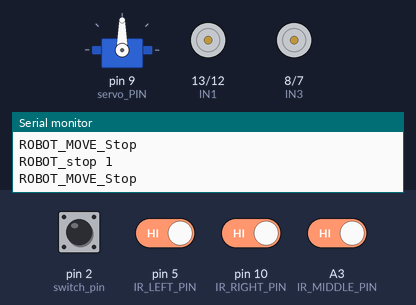
Bench run of a sketch on a simulated Arduino Uno, built with avr-gcc and run on an emulated ATmega328P. On the bench: servo, motor-driver pin pairs drawn as motors (green arrow = first pin HIGH = forward, orange = second pin HIGH = backward, longer = more drive, scaled by the enable pin), the last lines printed to the serial monitor. Inputs (shaded band) come from the test bench; at power-on: A3 (IR_MIDDLE_PIN), pin 2 (switch_pin), pin 5 (IR_LEFT_PIN), pin 10 (IR_RIGHT_PIN) HIGH.

Above: at 1.2 s.
1.3 s: pin 5 (IR_LEFT_PIN) driven LOW
At 1.57 s:
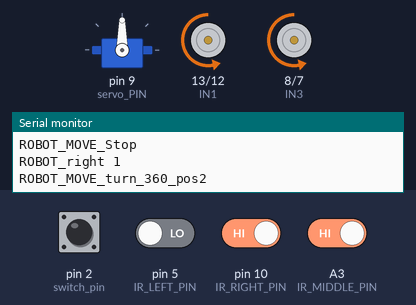
4.3 s: pin 10 (IR_RIGHT_PIN) driven LOW
At 5.1 s:
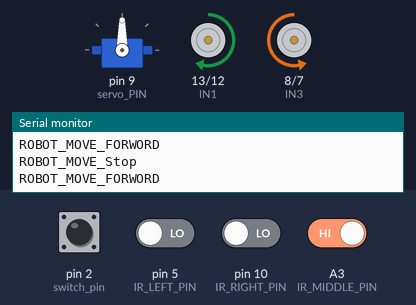
6.2 s: A3 (IR_MIDDLE_PIN) driven LOW
9.2 s: pin 5 (IR_LEFT_PIN) driven HIGH
At 9.5 s:
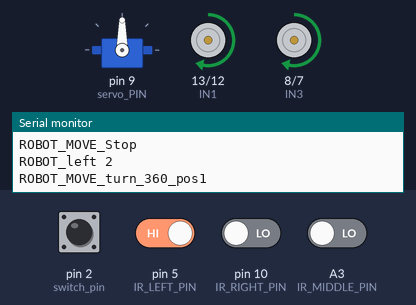
12.2 s: pin 5 (IR_LEFT_PIN) driven LOW
At 12.46 s:
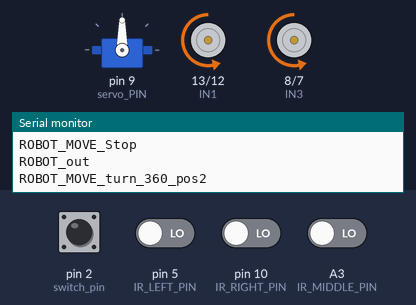
15.2 s: A3 (IR_MIDDLE_PIN) driven HIGH
At 16.0 s:
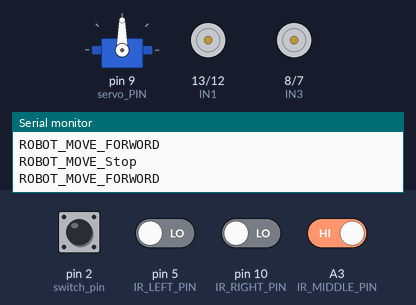
Timing chart, 0 to 19.2 s (numbered marks = the images above; inputs shaded):
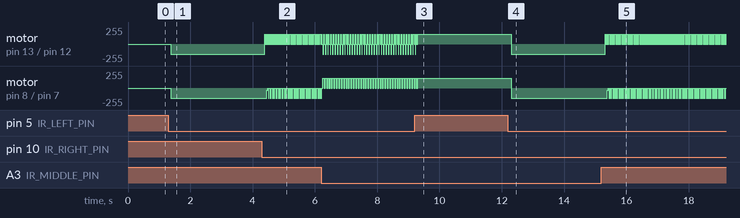

The sketch:

RC_ITI_First_Project.ino
```cpp
/*
 * 	RC_ITI_First_Project
 *	Purpose: WELCOME PROJECT
 *  Created on: July 08, 2023
 *  Author: Mohamed Samir
 */

#include "MOD1.h"
#include"MOD2.h"
#include"MOD3.h"
#include"MOD4.h"
#define switch_pin 2
#define MOD1_SW 0
#define MOD2_SW 1
#define MOD3_SW 2
#define MOD4_SW 3
volatile bool toggleswitch = false;
volatile unit8 MODE_SW=0;
void check_sw(void)
{
  if(digitalRead(switch_pin)==0)
  {
    if(MODE_SW==2)
    {
      MODE_SW=0;
    }
    else
    {
      MODE_SW+=1;

    }
  }
    return;
}

void setup() {
  Serial.begin(9600);
  APP1.MOD1_TASK_Init();
  APP2.MOD2_TASK_Init();
  APP3.MOD3_TASK_Init();
  APP4.MOD4_TASK_Init();
  pinMode(switch_pin, INPUT_PULLUP);
  attachInterrupt(digitalPinToInterrupt(2), check_sw, FALLING);
}

void loop() {
  /*
  switch(MODE_SW)
  {
    case MOD1_SW :APP1.MOD1_TASK_Bluetooth_control();Serial.println("mod1");;break;
    case MOD2_SW :APP2.MOD2_avoiding_obstacles();Serial.println("mod2");;break;
    case MOD3_SW :APP3.MOD3_LINE_FOLLOWER();Serial.println("mod3");;break;
    case MOD4_SW :APP4.MOD4_Maze_Solving();Serial.println("mod4");;break;
    default :{Serial.println("ERROR");break;}
  }
  */
  APP3.MOD3_LINE_FOLLOWER();
}
```

IR_sensor.cpp
```cpp
#include "IR_sensor.h"

IR_CLASS::IR_CLASS()
{

}
void IR_CLASS::IR_Init(void)
{
  pinMode(IR_RIGHT_PIN, INPUT);
  pinMode(IR_MIDDLE_PIN, INPUT);
  pinMode(IR_LEFT_PIN, INPUT);
}
ERROR_STATUS IR_CLASS::IR_RIGHT (unit8 *u8_color)
{
  unit8 u8_Ret=E_OK;
  *u8_color=digitalRead(IR_RIGHT_PIN);
  if(*u8_color>1)
  {
    *u8_color=0;
    u8_Ret=E_NOT_OK;
  }
  return u8_Ret;
}
ERROR_STATUS IR_CLASS::IR_MIDDLE (unit8 *u8_color)
{
  unit8 u8_Ret=E_OK;
  *u8_color=digitalRead(IR_MIDDLE_PIN);
  if(*u8_color>1)
  {
    *u8_color=0;
    u8_Ret=E_NOT_OK;
  }
  return u8_Ret;
}

ERROR_STATUS IR_CLASS::IR_LEFT (unit8 *u8_color)
{
  unit8 u8_Ret=E_OK;
  *u8_color=digitalRead(IR_LEFT_PIN);
  if(*u8_color>1)
  {
    *u8_color=0;
    u8_Ret=E_NOT_OK;
  }
  return u8_Ret;
}

IR_CLASS sensor2=IR_CLASS();
```

IR_sensor.h
```cpp
#ifndef ir_sensor_h
#define ir_sensor_h
#include "STD.h"
#include "Arduino.h"
/********************************** ULTRASONIC PIN **********************************/
#define IR_RIGHT_PIN PIN10
#define IR_LEFT_PIN PIN5
#define IR_MIDDLE_PIN A3


class IR_CLASS{
  public:
    IR_CLASS();
    void IR_Init(void);
    ERROR_STATUS IR_RIGHT (unit8 *u8_color);
    ERROR_STATUS IR_MIDDLE (unit8 *u8_color);
    ERROR_STATUS IR_LEFT (unit8 *u8_color);


};

extern IR_CLASS sensor2;

#endif
```

MOD1.cpp
```cpp
#include "MOD1.h"
SoftwareSerial TEXT_BT(TX_APP1, RX_APP1);  //Tx-3 Rx-4 bt(3,4);
unit8 u8_Bluetooth_text;
MOD1_CLASS::MOD1_CLASS() {
}
void MOD1_CLASS::MOD1_TASK_Init(void) {
  pinMode(TX_APP1, INPUT);
  pinMode(RX_APP1, OUTPUT);
  TEXT_BT.begin(9600);
  MOTOR.ROBOT_MOVE_Init();
  MOTOR.ROBOT_MOVE_Stop();
}

ERROR_STATUS MOD1_CLASS::MOD1_TASK_Bluetooth_control(void) {
  unit8 u8_Ret=E_OK;
  if (TEXT_BT.available())
    {
      //Serial.println(TEXT_BT.read());
      u8_Bluetooth_text=TEXT_BT.read();
      switch(u8_Bluetooth_text)
      {
        case FOREWORD_RC :MOTOR.ROBOT_MOVE_FORWORD(MOTOR_SPEED_MAX_MOD1);break;
        case BACKWORD_RC :MOTOR.ROBOT_MOVE_Backword(MOTOR_SPEED_MAX_MOD1);break;
        case RIGHT_RC :MOTOR.ROBOT_MOVE_Right(MOTOR_SPEED_right_MOD1);break;
        case LEFT_RC :MOTOR.ROBOT_MOVE_Left(MOTOR_SPEED_MIN_MOD1);break;
        case FOREWORD_RIGHT_RC :MOTOR.ROBOT_MOVE_ANGLE_FORWORD(MOTOR_SPEED_MIN_MOD1,MOTOR_SPEED_MAX_MOD1);break;//a-left
        case FOREWORD_LEFT_RC :MOTOR.ROBOT_MOVE_ANGLE_FORWORD(MOTOR_SPEED_MAX_MOD1,MOTOR_SPEED_MIN_MOD1);break;
        case BACKWORD_RIGHT_RC :MOTOR.ROBOT_MOVE_ANGLE_Backword(MOTOR_SPEED_MIN_MOD1,MOTOR_SPEED_MAX_MOD1);break;
        case BACKWORD_LEFT_RC :MOTOR.ROBOT_MOVE_ANGLE_Backword(MOTOR_SPEED_MAX_MOD1,MOTOR_SPEED_MIN_MOD1);break;
        case STOP_RC:MOTOR.ROBOT_MOVE_Stop();break;
        default :{Serial.println("this masg not handling");u8_Ret=E_NOT_OK;break;}
      }
    }
    else
    {
      //Serial.println("Bluetooth Not connected");
      u8_Ret=E_NOT_OK;
    }
    return u8_Ret;
}

MOD1_CLASS APP1 = MOD1_CLASS();
```

MOD1.h
```cpp
#ifndef MOD1_h
#define MOD1_h
#include"ROBOT_MOVE.h"
#include<SoftwareSerial.h>
/********************************** RX/TX PIN **********************************/
#define RX_APP1 		PIN3
#define TX_APP1 		PIN4
/********************************** BLUETOOTH MSG **********************************/
#define FOREWORD_RC 70
#define BACKWORD_RC 66
#define RIGHT_RC 82
#define LEFT_RC 76
#define FOREWORD_RIGHT_RC 73
#define FOREWORD_LEFT_RC 71
#define BACKWORD_RIGHT_RC 74
#define BACKWORD_LEFT_RC 72
#define STOP_RC 83
/********************************** MOTOR SPEED **********************************/
#define MOTOR_SPEED_MAX_MOD1 200
#define MOTOR_SPEED_MIN_MOD1 80
#define MOTOR_SPEED_right_MOD1 250


class MOD1_CLASS{
  public:
    MOD1_CLASS();
    void MOD1_TASK_Init(void);
    ERROR_STATUS MOD1_TASK_Bluetooth_control(void);

};

extern MOD1_CLASS APP1;

#endif
```

MOD2.cpp
```cpp
#include"MOD2.h"
Servo myservo;

MOD2_CLASS::MOD2_CLASS()
{


}
void MOD2_CLASS::MOD2_TASK_Init(void)
{
  MOTOR.ROBOT_MOVE_Init();
  MOTOR.ROBOT_MOVE_Stop();
  sensor1.ULTRASONIC_Init();
  myservo.attach(servo_PIN);
  myservo.write(servo_forword_pos);
  u16_distance_forward=0;
  u16_distance_right=0;
  u16_distance_left=0;
}
ERROR_STATUS MOD2_CLASS::MOD2_avoiding_obstacles(void)
{
  unit8 u8_Ret=E_OK;
  MOD2_look_forword (&u16_distance_forward);
  delay(100);
  MOD2_look_forword (&u16_distance_forward);
  delay(100);
  MOD2_look_forword (&u16_distance_forward);
  delay(100);
  //Serial.print("u16_distance_forward: ");
  //Serial.println(u16_distance_forward);
  if(u16_distance_forward<=min_dis)
  {
    MOTOR.ROBOT_MOVE_Stop();
    delay(300);
    MOTOR.ROBOT_MOVE_Backword(MOTOR_SPEED_MAX_MOD2);
    delay(400);
    MOTOR.ROBOT_MOVE_Stop();
    delay(300);
    MOD2_look_right (&u16_distance_right);
    delay(800);
    //Serial.print("u16_distance_right: ");
    //Serial.println(u16_distance_right);
    MOD2_look_left (&u16_distance_left);
    delay(800);
    //Serial.print("u16_distance_left: ");
    //Serial.println(u16_distance_left);

    if (u16_distance_right >= u16_distance_left)
    {
        MOTOR.ROBOT_MOVE_Right(MOTOR_SPEED_MIN_MOD2);
        delay(1000);
        MOTOR.ROBOT_MOVE_Stop();
    }
    else
    { // Or else carry on
        MOTOR.ROBOT_MOVE_Left(MOTOR_SPEED_MIN_MOD2);
        delay(1000);
        MOTOR.ROBOT_MOVE_Stop();
    }
  }
  else
  {
    MOTOR.ROBOT_MOVE_FORWORD(MOTOR_SPEED_MAX_MOD2);
    delay(300);
    MOTOR.ROBOT_MOVE_Stop();
  }
  return u8_Ret;
}

ERROR_STATUS MOD2_CLASS::MOD2_look_forword (unit16 *u16_distance)
{
  unit8 u8_Ret=E_OK;
  myservo.write(servo_forword_pos);
  sensor1.ULTRASONIC_DISTANCE(u16_distance);
  return u8_Ret;
}
ERROR_STATUS MOD2_CLASS::MOD2_look_right (unit16 *u16_distance)
{
  unit8 u8_Ret=E_OK;
  myservo.write(servo_right_pos);
  sensor1.ULTRASONIC_DISTANCE(u16_distance);
  delay(500);
  myservo.write(servo_forword_pos);
  return u8_Ret;

}
ERROR_STATUS MOD2_CLASS::MOD2_look_left (unit16 *u16_distance)
{
  unit8 u8_Ret=E_OK;
  myservo.write(servo_left_pos);
  sensor1.ULTRASONIC_DISTANCE(u16_distance);
  delay(500);
  myservo.write(servo_forword_pos);
  return u8_Ret;
}

MOD2_CLASS APP2=MOD2_CLASS();
```

MOD2.h
```cpp
#ifndef MOD2_h
#define MOD2_h
#include <Servo.h>
#include "Ultrasonic.h"
#include"ROBOT_MOVE.h"
/********************************** SERVO PIN/pos **********************************/
#define servo_PIN 		PIN9
#define servo_forword_pos 		90
#define servo_left_pos 		180
#define servo_right_pos 		0
/********************************** ULTRASONIC Min distance **********************************/
#define min_dis 15 //15 cm
/********************************** MOTRO SPEED **********************************/
#define MOTOR_SPEED_MAX_MOD2 150
#define MOTOR_SPEED_MIN_MOD2 150
class MOD2_CLASS{
  public:
    MOD2_CLASS();
    void MOD2_TASK_Init(void);
    ERROR_STATUS MOD2_avoiding_obstacles(void);
    ERROR_STATUS MOD2_look_forword (unit16 *u16_distance);
    ERROR_STATUS MOD2_look_right (unit16 *u16_distance);
    ERROR_STATUS MOD2_look_left (unit16 *u16_distance);
  private:
    unit16 u16_distance_forward;
    unit16 u16_distance_right;
    unit16 u16_distance_left;


};

extern MOD2_CLASS APP2;

#endif
```

MOD3.cpp
```cpp
#include"MOD3.h"
#include "IR_sensor.h"
MOD3_CLASS::MOD3_CLASS()
{

}
void MOD3_CLASS::MOD3_TASK_Init(void)
{
  MOTOR.ROBOT_MOVE_Init();
  MOTOR.ROBOT_MOVE_Stop();
  sensor2.IR_Init();
  u8_ir_right=0;
  u8_ir_left=0;
  u8_ir_middle=0;
}

void MOD3_CLASS::MOD3_get_ir_value(void)
{
  sensor2.IR_RIGHT(&u8_ir_right);
  sensor2.IR_MIDDLE(&u8_ir_middle);
  sensor2.IR_LEFT(&u8_ir_left);
  /*
  Serial.print("IR_RIGHT_PIN : ");
  Serial.println(u8_ir_right);
  Serial.print("IR_MIDDLE_PIN : ");
  Serial.println(u8_ir_middle);
  Serial.print("IR_LEFT_PIN : ");
  Serial.println(u8_ir_left);
  */
}

ERROR_STATUS MOD3_CLASS::MOD3_LINE_FOLLOWER(void)
{
  MOD3_get_ir_value();
  if((u8_ir_right == 0)&&(u8_ir_middle == 1)&&(u8_ir_left == 0))
  {
    //Serial.println("ROBOT_forward 1");
    MOTOR.ROBOT_MOVE_FORWORD(MOTOR_SPEED);
    delay(5);
    MOTOR.ROBOT_MOVE_Stop();
    u8_ir_left_error=0;
    u8_ir_right_error=0;
    u8_ir_medal_error=1;
  }
  else
  {

  }
  //---------------------------------------------------------------
  //MOTOR.ROBOT_MOVE_Stop();
  MOD3_get_ir_value();
  if((u8_ir_right == 1)&&(u8_ir_middle == 1)&&(u8_ir_left == 0))
  {
    Serial.println("ROBOT_right 1");
    //MOTOR.ROBOT_MOVE_Right(255);
    MOTOR.ROBOT_MOVE_turn_360_pos2(MOTOR_SPEED);
    delay(200);
    MOTOR.ROBOT_MOVE_Stop();
    u8_ir_left_error=0;
    u8_ir_right_error=1;
    u8_ir_medal_error=0;
  }
  else
  {

  }
  //---------------------------------------------------------------
  //MOTOR.ROBOT_MOVE_Stop();
  MOD3_get_ir_value();
  if((u8_ir_right == 1)&&(u8_ir_middle == 0)&&(u8_ir_left == 0))
  {
    Serial.println("ROBOT_right 2");
    //MOTOR.ROBOT_MOVE_Right(255);
    MOTOR.ROBOT_MOVE_turn_360_pos2(MOTOR_SPEED);
    delay(200);
    MOTOR.ROBOT_MOVE_Stop();
    u8_ir_left_error=0;
    u8_ir_right_error=1;
    u8_ir_medal_error=0;
  }
  else
  {

  }
  //---------------------------------------------------------------
  //MOTOR.ROBOT_MOVE_Stop();
  MOD3_get_ir_value();
  if((u8_ir_right == 0)&&(u8_ir_middle == 1)&&(u8_ir_left == 1))//if Right Sensor is White and Left Sensor is Black then it will call turn Left function
  {
    //MOTOR.ROBOT_MOVE_Left(255);
    Serial.println("ROBOT_left 1");
    MOTOR.ROBOT_MOVE_turn_360_pos1(MOTOR_SPEED);
    delay(300);
    MOTOR.ROBOT_MOVE_Stop();
    u8_ir_left_error=1;
    u8_ir_right_error=0;
    u8_ir_medal_error=0;
  }
  else
  {

  }
  //MOTOR.ROBOT_MOVE_Stop();
  MOD3_get_ir_value();
  if((u8_ir_right == 0)&&(u8_ir_middle == 0)&&(u8_ir_left == 1))
  {
    //MOTOR.ROBOT_MOVE_Left(255);
    Serial.println("ROBOT_left 2");
    MOTOR.ROBOT_MOVE_turn_360_pos1(MOTOR_SPEED);
    delay(200);
    MOTOR.ROBOT_MOVE_Stop();
    u8_ir_left_error=1;
    u8_ir_right_error=0;
    u8_ir_medal_error=0;
  }
  else
  {

  }
  //---------------------------------------------------------------
  //MOTOR.ROBOT_MOVE_Stop();
  MOD3_get_ir_value();
  if((u8_ir_right == 1)&&(u8_ir_middle == 1)&&(u8_ir_left == 1))
  {
    Serial.println("ROBOT_stop 1");
    MOTOR.ROBOT_MOVE_Stop();
    u8_ir_left_error=0;
    u8_ir_right_error=0;
    u8_ir_medal_error=0;

  }
  else
  {

  }
  //---------------------------------------------------------------
 // MOTOR.ROBOT_MOVE_Stop();
  MOD3_get_ir_value();
  if((u8_ir_right == 0)&&(u8_ir_middle == 0)&&(u8_ir_left == 0))
  {

    Serial.println("ROBOT_out");
    if(u8_ir_left_error ==1)
    {
      MOTOR.ROBOT_MOVE_turn_360_pos2(MOTOR_SPEED);
      delay(300);
      MOTOR.ROBOT_MOVE_Stop();
    }
    else if(u8_ir_right_error ==1)
    {
      MOTOR.ROBOT_MOVE_turn_360_pos1(MOTOR_SPEED);
      delay(200);
      MOTOR.ROBOT_MOVE_Stop();
    }
    else if(u8_ir_medal_error==1)
    {
      MOTOR.ROBOT_MOVE_Backword(MOTOR_SPEED);
      delay(5);
      MOTOR.ROBOT_MOVE_turn_360_pos1(MOTOR_SPEED);
      delay(2);
      MOTOR.ROBOT_MOVE_Stop();
    }
    //MOTOR.ROBOT_MOVE_FORWORD(110);
    //delay(500);
  }
  else
  {

  }
  //MOTOR.ROBOT_MOVE_Stop();
}

MOD3_CLASS APP3=MOD3_CLASS ();
```

MOD3.h
```cpp
#ifndef MOD3_h
#define MOD3_h
#include"ROBOT_MOVE.h"

/********************************** MOTRO SPEED **********************************/
#define MOTOR_SPEED_MAX_MOD3 150
#define MOTOR_SPEED_MIN_MOD3 150
#define time_move 100
#define MOTOR_SPEED 150

class MOD3_CLASS{
  public:
    MOD3_CLASS();
    void MOD3_TASK_Init(void);
    ERROR_STATUS MOD3_LINE_FOLLOWER(void);
  private:
    void MOD3_get_ir_value(void);
    unit8 u8_ir_right;
    unit8 u8_ir_middle;
    unit8 u8_ir_left;
    unit8 u8_ir_left_error=0;
    unit8 u8_ir_right_error=0;
    unit8 u8_ir_medal_error=0;

};

extern MOD3_CLASS APP3;

#endif
```

MOD4.cpp
```cpp
#include"MOD4.h"
MOD4_CLASS::MOD4_CLASS()
{

}
void MOD4_CLASS::MOD4_TASK_Init(void)
{
  APP2.MOD2_TASK_Init();
  u16_distance_forward_mod4=0;
  u16_distance_right_mod4=0;
  u16_distance_left_mod4=0;
  u16_new_distance_forward_mod4=0;
  u16_new_distance_right_mod4=0;
  u16_new_distance_left_mod4=0;
  u16_old_distance_forward_mod4=0;
  u16_old_distance_right_mod4=0;
  u16_old_distance_left_mod4=0;
  u8_right_Wall_Follow=0;
  u8_left_Wall_Follow=0;
  u8_START=0;
}
ERROR_STATUS MOD4_CLASS::MOD4_Maze_Solving (void)
{
  unsigned char u8_Ret=E_OK;
  APP4.MOD4_SENSOR_UPDATE_VALUE();
  APP4.MOD4_WALL_DETECTION();

  if (u8_left_wall == 1 && u8_right_wall == 0 && u8_front_wall == 1 )
  {
    MOTOR.ROBOT_MOVE_Right(set_speed_Mod4);
  }
  if (u8_left_wall == 0 && u8_right_wall == 1 && u8_front_wall == 1 )
  {
    MOTOR.ROBOT_MOVE_Left(set_speed_Mod4);
  }
  if (u8_left_wall == 1 && u8_right_wall == 1 && u8_front_wall == 0 )
  {
    MOTOR.ROBOT_MOVE_FORWORD(set_speed_Mod4);
  }
  if ( u16_distance_left_mod4 == 0 || u16_distance_left_mod4 > 100 && u16_distance_right_mod4 == 0 || u16_distance_right_mod4 > 100 && u16_distance_forward_mod4 == 0 || u16_distance_forward_mod4 > 100 ) {

    MOTOR.ROBOT_MOVE_Stop();
  }
  return u8_Ret;
}

ERROR_STATUS MOD4_CLASS::MOD4_SENSOR_UPDATE_VALUE (void)
{

  unsigned char u8_Ret=E_OK;
  APP2.MOD2_look_right(&u16_new_distance_right_mod4);
  APP2.MOD2_look_left(&u16_new_distance_left_mod4);
  APP2.MOD2_look_forword(&u16_new_distance_forward_mod4);

  u16_distance_forward_mod4=(u16_new_distance_forward_mod4+u16_old_distance_forward_mod4)/2;
  u16_distance_right_mod4=(u16_new_distance_right_mod4+u16_old_distance_right_mod4)/2;
  u16_distance_left_mod4=(u16_new_distance_left_mod4+u16_old_distance_left_mod4)/2;

  u16_old_distance_forward_mod4=u16_distance_forward_mod4;
  u16_old_distance_right_mod4=u16_distance_right_mod4;
  u16_old_distance_left_mod4=u16_distance_left_mod4;

  return u8_Ret;

}

//#define wall_max 20
//#define front_max 15
//u8_front_wall ;
//u8_left_wall ;
//u8_right_wall ;
ERROR_STATUS MOD4_CLASS::MOD4_WALL_DETECTION (void)
{
  unsigned char u8_Ret=E_OK;
  if ( u16_distance_left_mod4 < wall_max )
  {
    u8_left_wall = 1 ;
  }
  else
  {
    u8_left_wall = 0 ;
  }


  if ( u16_distance_right_mod4 < wall_max )
  {
    u8_right_wall = 1 ;
  }
  else
  {
    u8_right_wall = 0 ;

  }
  if ( u16_distance_forward_mod4 < front_max )
  {
    u8_front_wall = 1 ;
  }
  else
  {
    u8_front_wall = 0 ;
  }

  return u8_Ret;

}


MOD4_CLASS APP4=MOD4_CLASS();
```

MOD4.h
```cpp
#ifndef MOD4_h
#define MOD4_h
#include"MOD2.h"
/********************************** MOTOR SPEED **********************************/
#define set_speed_Mod4 88
/********************************** WALL DIMENSION **********************************/
#define wall_max 20
#define front_max 15

class MOD4_CLASS{
  public:
    MOD4_CLASS();
    void MOD4_TASK_Init(void);
    ERROR_STATUS MOD4_Maze_Solving (void);
    ERROR_STATUS MOD4_SENSOR_UPDATE_VALUE (void);
    ERROR_STATUS MOD4_WALL_DETECTION (void);
  private:
    unit16 u16_distance_forward_mod4;
    unit16 u16_distance_right_mod4;
    unit16 u16_distance_left_mod4;
    unit16 u16_new_distance_forward_mod4;
    unit16 u16_new_distance_right_mod4;
    unit16 u16_new_distance_left_mod4;
    unit16 u16_old_distance_forward_mod4;
    unit16 u16_old_distance_right_mod4;
    unit16 u16_old_distance_left_mod4;
    unit8 u8_front_wall ;
    unit8 u8_left_wall ;
    unit8 u8_right_wall ;
    unit8 u8_first_turn ;
    unit8 u8_right_Wall_Follow ;
    unit8 u8_left_Wall_Follow ;
    unit8 u8_START;

};

extern MOD4_CLASS APP4;

#endif
```

ROBOT_MOVE.h
```cpp
#ifndef robot_move_h
#define robot_move_h
#include "STD.h"
#include "Arduino.h"
/********************************** LEFT MOTOR **********************************/
#define IN1 		PIN13
#define IN2 		PIN12
#define ENA 		PIN11
/********************************** RIGHT MOTOR **********************************/
#define IN3 		PIN8
#define IN4 		PIN7
#define ENB 		PIN6
/********************************** SPEED MOTOR **********************************/
#define OUTPUT_MAX_speed 255
#define OUTPUT_LOW_speed 0

class Robot_Move_Class{
  public:
    Robot_Move_Class();
    void ROBOT_MOVE_Init(void);
    void ROBOT_MOVE_Stop(void);
    ERROR_STATUS ROBOT_MOVE_FORWORD(unit8 u8_speed);
    ERROR_STATUS ROBOT_MOVE_Backword(unit8 u8_speed);
    void ROBOT_MOVE_Right(unit8 u8_speed);
    void ROBOT_MOVE_Left(unit8 u8_speed);
    ERROR_STATUS ROBOT_MOVE_ANGLE_FORWORD(unit8 u8_speed_A,unit8 u8_speed_B);
    ERROR_STATUS ROBOT_MOVE_ANGLE_Backword(unit8 u8_speed_A,unit8 u8_speed_B);
    void ROBOT_MOVE_turn_360_pos1(unit8 u8_speed);
    void ROBOT_MOVE_turn_360_pos2(unit8 u8_speed);

};

extern Robot_Move_Class MOTOR;

#endif
```

Ultrasonic.h
```cpp
#ifndef ultrasonic_h
#define ultrasonic_h
#include "STD.h"
#include "Arduino.h"
/********************************** ULTRASONIC PIN **********************************/
#define TRIG_ULTRASONIC_PIN A5
#define ECHO_ULTRASONIC_PIN A4


class ULTRASONIC_CLASS{
  public:
    ULTRASONIC_CLASS();
    void ULTRASONIC_Init(void);
    ERROR_STATUS ULTRASONIC_DISTANCE (unit16 *u16_distance);
  private:
    unsigned long int  u32_duration;

};

extern ULTRASONIC_CLASS sensor1;

#endif
```

Source omitted: ROBOT_MOVE.cpp (4823 bytes), STD.h (1035 bytes), Ultrasonic.cpp (876 bytes)

Measured:
- after the input at 1.3 s, motor on pin 13 (IN1) / pin 12 (IN2), motor on pin 8 (IN3) / pin 7 (IN4): stopped → backward 150/255 after 0.07 s
- after the input at 4.3 s, motor on pin 8 (IN3) / pin 7 (IN4): backward 150/255 → backward 30/255 after 0.15 s, then repeats every 0.04 s: stopped 0.02 s, backward 150/255 0.02 s
- after the input at 9.2 s, motor on pin 8 (IN3) / pin 7 (IN4): goes on until 9.3 s, then stays forward 150/255
- after the input at 12.2 s, motor on pin 13 (IN1) / pin 12 (IN2), motor on pin 8 (IN3) / pin 7 (IN4): forward 150/255 → backward 150/255 after 0.11 s
- after the input at 15.2 s, motor on pin 8 (IN3) / pin 7 (IN4): backward 150/255 → backward 30/255 after 0.19 s, then repeats every 0.04 s: stopped 0.02 s, backward 150/255 0.02 s
